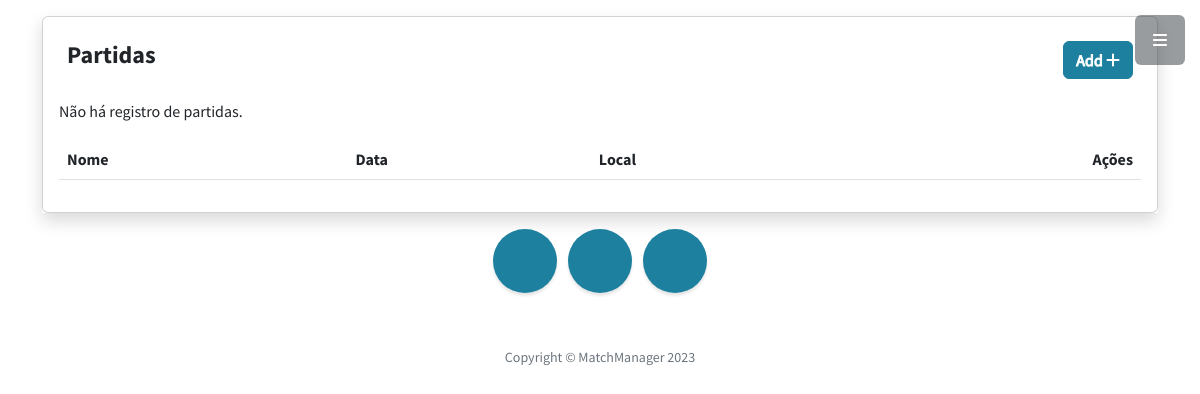
Before: /partidas/ (signed in) with the older database file.
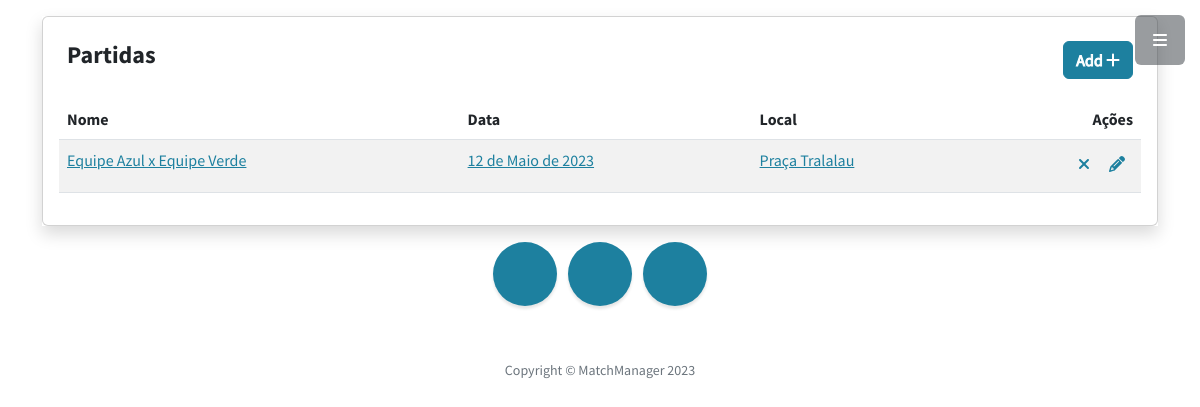
After: the same page with the newer database file.
### Partida/models.py (models this page shows)
class Partida(models.Model):
    nome = models.CharField(verbose_name='Nome da Partida', max_length= 100, null= True)
    data = models.DateField(verbose_name= 'Data', null=True, blank=True)
    horario = models.TimeField(verbose_name= 'Horario', null=True, blank=True )
    local = models.CharField(verbose_name= 'Local', max_length=30)
    resultado = models.CharField(verbose_name= 'Resultado', max_length=25,null= True)
    placar = models.IntegerField(verbose_name= 'Placar')
    Campeonato = models.ForeignKey('Campeonato.Campeonato', on_delete= models.CASCADE)
    Equipe1 = models.ForeignKey('Equipe.Equipe', on_delete= models.CASCADE, related_name="PrimeiraEquipe")
    Equipe2 = models.ForeignKey('Equipe.Equipe', on_delete= models.CASCADE, related_name="SegundaEquipe")

### Partida/views.py (the view)
# urls.py: path('', views.listar, name='listar'),
def listar(request):
    Partidas = Partida.objects.all()
    context = {
        "partidas": Partidas
    }
    return render(request, 'partidas/listar.html', context)

### Templates/partidas/listar.html
{% extends '_base.html' %}
{% load static %}
{% block content %}
<div class="mx-auto">
    <div class="col-lg-12 shadow mt-3">
    <div class="card">
        <div class="card-body">
            <div class="card-title">
                <div class= "d-flex flex-row">
                    <h4 class="p-2 col-lg-4">Partidas</h4>
                    <div class=" p-2 col-lg-8 d-grid gap-2 d-md-flex justify-content-md-end">
                        {% if request.user.is_authenticated %}
                            <a href="/partidas/criar/"><button type="button" class="btn mb-1 btn-primary ">
                                Add <span class="btn-icon-right"><i class="fa fa-plus"></i></span>
                            </button></a>
                            {%endif%}
                        </div>
                    </div>
            </div>
            <div class="table-responsive">
                <table class="table table-striped ">
                    <thead>
                        <tr>
                            <th>Nome</th>
                            <th>Data</th>
                            <th>Local</th>
                            <th style="text-align:right">Ações</th>
                        </tr>
                    </thead>
                    <tbody>
                    {% if partidas %}
                    {% for p in partidas %}
                        <tr>
                            <td><a href="/partidas/{{ p.id }}/"class="text-primary">{{ p.nome }}</a></td>
                            <td><a href="/partidas/{{ p.id }}/"class="text-primary">{{ p.data }}</a></td>
                            <td><a href="/partidas/{{ p.id }}/"class="text-primary">{{ p.local }}</a></td>
                            <td style="text-align:right">
                                {% if request.user.is_authenticated %}
                                <span >
                                    <a href="/partidas/excluir/{{ p.id }}/" data-toggle="tooltip" data-placement="top" title="" data-original-title="Close"><i class="fa fa-close color-danger m-2"></i></a>
                                    <a href="/partidas/editar/{{ p.id }}/" data-toggle="tooltip" data-placement="top" title="" data-original-title="Edit"><i class="fa fa-pencil color-muted m-r-5 m-2"></i> </a>
                                    </span>
                                    {% else %}
                                    <a> Você não está autorizado a realizar ações nessa lista </a>
                                {% endif %}
                                </td>
                        </tr>
                        {%endfor%}
                    {% else %}
                                    <p>Não há registro de partidas.</p>
                    {%endif%}
                </tbody>
                </table>
            </div>
        </div>
    </div>
</div>
</div>
{%endblock%}

Changed rows visible on the page:
added Partida: nome "Equipe Azul x Equipe Verde", data "12 de Maio de 2023", local "Praça Tralalau"
Other visible differences:
text no longer shown: "Não há registro de partidas."
